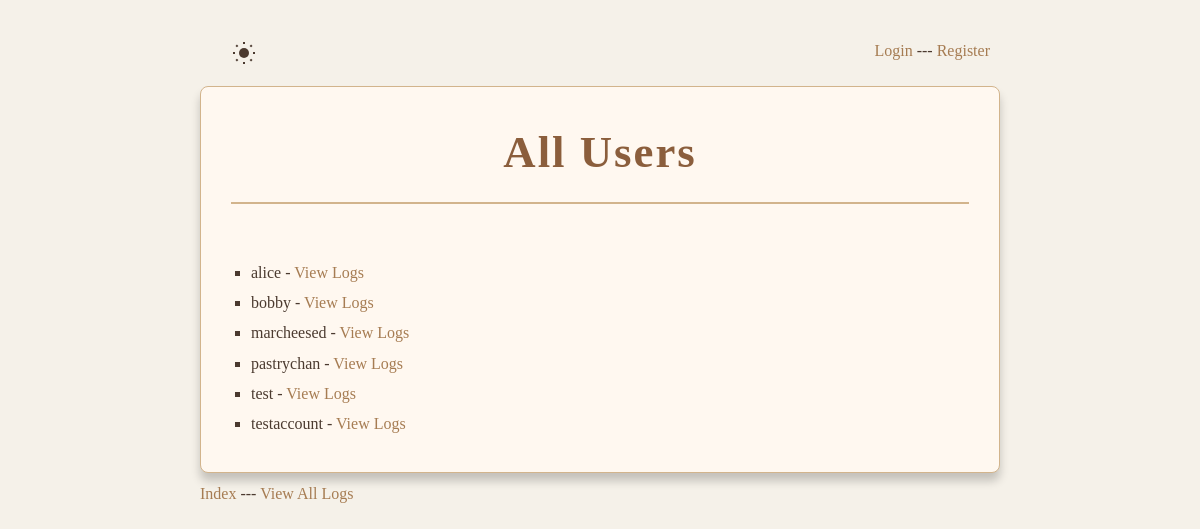
The page /admin/logs on the database as committed earlier.
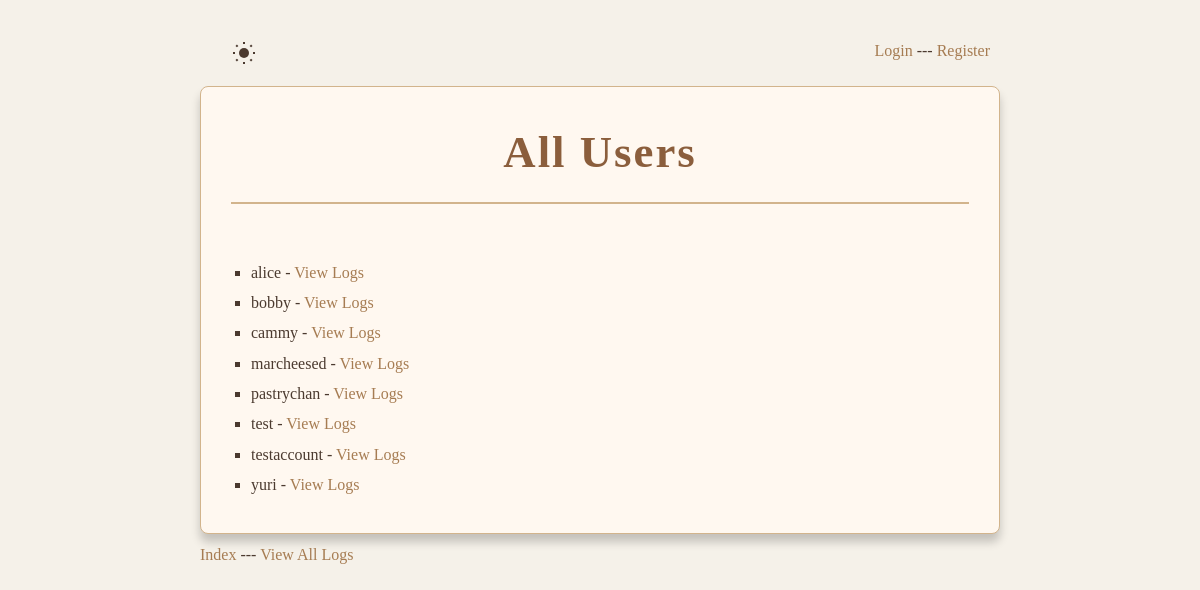
The same page on the database as committed later.
### tables this page shows
CREATE TABLE users (
    id INTEGER PRIMARY KEY AUTOINCREMENT,
    username TEXT UNIQUE NOT NULL,
    password TEXT NOT NULL,
    is_admin BOOLEAN DEFAULT 0,
    bio TEXT,
    pfp TEXT,
    custom_css TEXT,
    display_name TEXT,
    ip TEXT
);

### app.py (the view)
@app.route("/admin/logs")
def show_logs():
    username = session.get("username")
    conn = get_db_connection()
    cursor = conn.cursor()
    cursor.execute("SELECT username FROM users")
    users_list = [row["username"] for row in cursor.fetchall()]
    cursor.execute("SELECT * FROM ip_logs ORDER BY timestamp DESC")
    ip_logs = cursor.fetchall()
    conn.close()
    return render_template(
        "admin/logs.html",
        logs=ip_logs,
        user_logs=user_logs,
        username=username,
        users=users_list,
        is_admin=is_admin(),
        logged_in=logged_in(),
    )

### app.py (called while the page is built)
def get_db_connection():
    conn = sqlite3.connect("data.db", check_same_thread=False)
    conn.execute("PRAGMA busy_timeout = 30000")  # 30 seconds
    conn.row_factory = sqlite3.Row
    return conn

def logged_in():
    return "username" in session

def is_admin():
    if not is_logged_in():
        return False
    username = session["username"]
    user = get_user(username)
    if user:
        return user.get("is_admin", False)
    return False

def is_ip_banned(ip):
    conn = get_db_connection()
    result = conn.execute("SELECT 1 FROM banned_ips WHERE ip = ?", (ip,)).fetchone()
    conn.close()
    return result is not None

@app.before_request
def check_ban():
    print("Session data:", session)
    ip = request.remote_addr
    if is_ip_banned(ip):
        abort(403)

def is_logged_in():
    return "username" in session

### templates/admin/logs.html (shortened to what this page needs)
<!doctype html>
<html>
    <head>
        <link
            rel="stylesheet"
            href="{{ url_for('static', filename='style.css') }}"
        />
    </head>
    <body>
        <div class="full-container">
            <div class="site-header">
                <button
                    type="button"
                    id="theme-toggle"
                    aria-label="Toggle dark mode"
                    style="
                        background: none;
                        border: none;
                        cursor: pointer;
                        display: flex;
                        align-items: center;
                    "
                >
                </button>
                {% if logged_in %}
                <p>
                    Logged in as
                    <a href="{{ url_for('profile') }}"
                        >{{ session.get('username', 'No username in session')
                        }}</a
                    >
                </p>
                {% else %}
                <p>
                    <a href="{{ url_for('login') }}">Login</a> ---
                    <a href="{{ url_for('register') }}">Register</a>
                </p>
                {% endif %}
            </div>
            <div class="container-1">
                <h1>All Users</h1>
                <br />
                <ul>
                    {% for username in users %}
                    <li>
                        {{ username }} -
                        <a href="{{ url_for('user_logs', username=username) }}"
                            >View Logs</a
                        >
                    </li>
                    {% endfor %}
                </ul>
            </div>
            <div class="site-footer">
                <p>
                    <a href="{{ url_for('index') }}">Index</a>  ---
                    <a href="{{ url_for('all_logs') }}">View All Logs</a>
                </p>
            </div>
        </div>
    </body>
</html>

Rows that differ between the two databases and show on the page:
added users: username "cammy"
added users: username "yuri"
